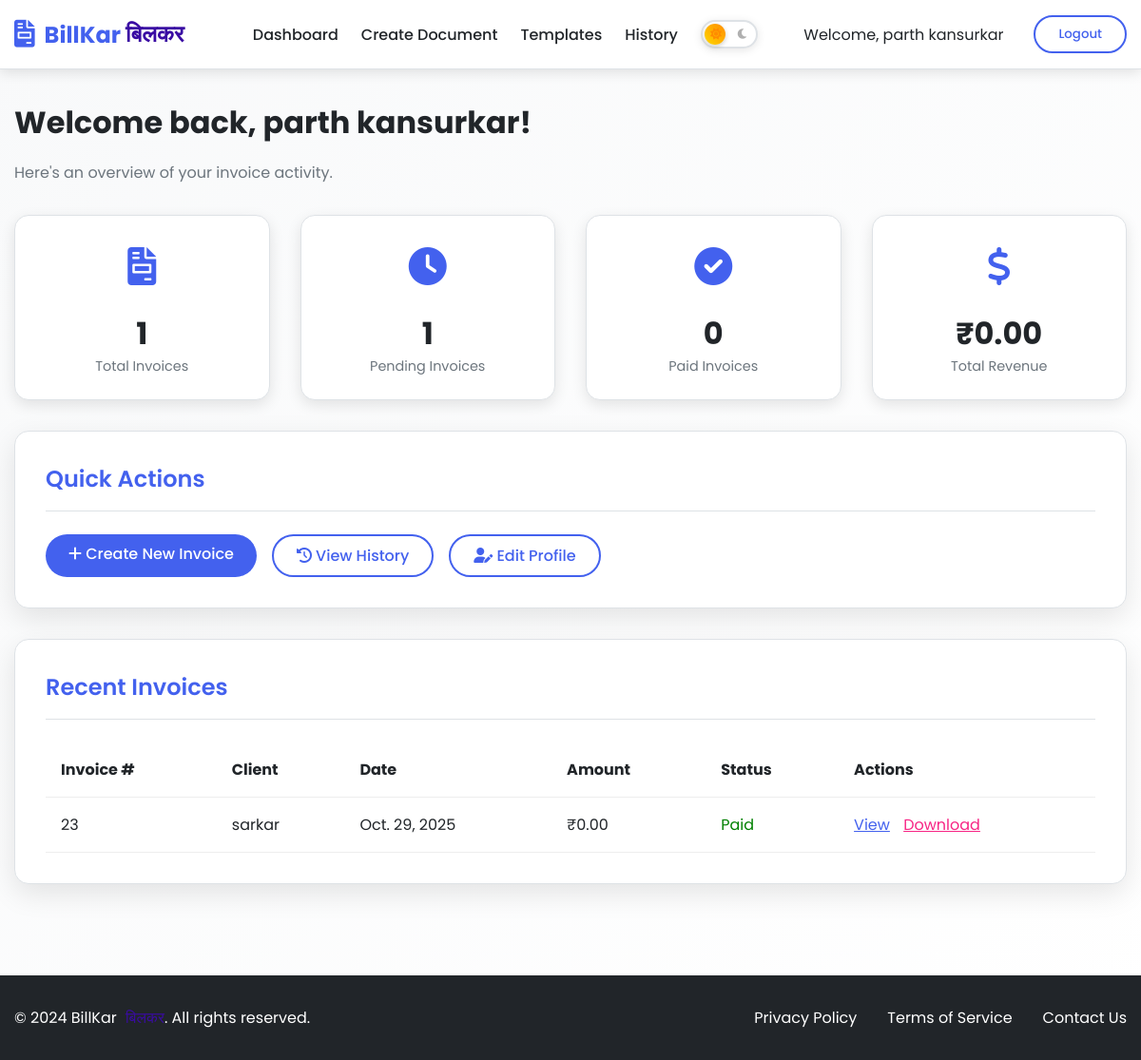
The page /dashboard/ (signed in) on the database its author committed.
### invoice_app/models.py (models this page shows, shortened)
class UserProfile(models.Model):
    user = models.OneToOneField(User, on_delete=models.CASCADE)
    company_name = models.CharField(max_length=255)
    pan_number = models.CharField(max_length=20)
    gst_number = models.CharField(max_length=50, blank=True, null=True)
    phone = models.CharField(max_length=15)
    address = models.TextField()
    logo = models.ImageField(upload_to='company_logos/', blank=True, null=True)
    website = models.URLField(blank=True, null=True)

class Invoice(models.Model):
    user = models.ForeignKey(User, on_delete=models.CASCADE)
    invoice_number = models.CharField(max_length=50)
    date = models.DateField()
    client_name = models.CharField(max_length=255)
    client_email = models.EmailField(blank=True, null=True)
    client_phone = models.CharField(max_length=15, blank=True, null=True)
    client_address = models.TextField(blank=True, null=True)
    subtotal = models.DecimalField(max_digits=10, decimal_places=2, default=0)
    tax_rate = models.DecimalField(max_digits=5, decimal_places=2, default=0)
    tax_amount = models.DecimalField(max_digits=10, decimal_places=2, default=0)
    total = models.DecimalField(max_digits=10, decimal_places=2, default=0)
    notes = models.TextField(blank=True, null=True)
    template_id = models.IntegerField(default=1)
    document_type = models.CharField(max_length=20, choices=[('invoice', 'Invoice'), ('quotation', 'Quotation')], default='invoice')
    created_at = models.DateTimeField(auto_now_add=True)

### invoice_app/views.py (the view)
# urls.py: path('dashboard/', views.dashboard, name='dashboard'),
@login_required
def dashboard(request):
    try:
        profile = UserProfile.objects.get(user=request.user)
    except UserProfile.DoesNotExist:
        profile = UserProfile.objects.create(
            user=request.user,
            company_name="Your Company",
            phone="Not provided",
            address="Not provided",
            pan_number="Not provided"
        )
        messages.info(request, 'Please complete your business profile setup.')
        return redirect('profile_setup')
    if not profile.company_name or profile.company_name == "Your Company" or not profile.phone or profile.phone == "Not provided":
        messages.info(request, 'Please complete your business profile setup.')
        return redirect('profile_setup')
    try:
        total_invoices = Invoice.objects.filter(user=request.user).count()
        invoices = Invoice.objects.filter(user=request.user).order_by('-created_at')[:5]
        total_revenue = sum([invoice.total for invoice in Invoice.objects.filter(user=request.user)]) if invoices else 0
    except:
        total_invoices = 0
        invoices = []
        total_revenue = 0
    pending_invoices = total_invoices  # Placeholder
    paid_invoices = 0  # Placeholder
    return render(request, 'dashboard.html', {
        'user_profile': profile,
        'invoices': invoices,
        'total_invoices': total_invoices,
        'pending_invoices': pending_invoices,
        'paid_invoices': paid_invoices,
        'total_revenue': total_revenue
    })

### invoice_app/templates/dashboard.html (shortened to what this page needs)
{% extends 'base.html' %}
{% block content %}
<div class="fade-in">
    <h1 style="margin-bottom: 1rem;">
        Welcome back,
        {% if user_profile.company_name %}
            {{ user_profile.company_name }}!
        {% else %}
            {{ user.username }}!
        {% endif %}
    </h1>
    <p style="color: var(--gray); margin-bottom: 2rem;">Here's an overview of your invoice activity.</p>
    <div class="dashboard-cards">
        <div class="stat-card">
            <div class="stat-icon">
                <i class="fas fa-file-invoice"></i>
            </div>
            <div class="stat-number">{{ total_invoices }}</div>
            <div class="stat-label">Total Invoices</div>
        </div>
        <div class="stat-card">
            <div class="stat-icon">
                <i class="fas fa-clock"></i>
            </div>
            <div class="stat-number">{{ pending_invoices }}</div>
            <div class="stat-label">Pending Invoices</div>
        </div>
        <div class="stat-card">
            <div class="stat-icon">
                <i class="fas fa-check-circle"></i>
            </div>
            <div class="stat-number">{{ paid_invoices }}</div>
            <div class="stat-label">Paid Invoices</div>
        </div>
        <div class="stat-card">
            <div class="stat-icon">
                <i class="fas fa-dollar-sign"></i>
            </div>
            <div class="stat-number">₹{{ total_revenue|floatformat:2 }}</div>
            <div class="stat-label">Total Revenue</div>
        </div>
    </div>
    <div class="card" style="margin-top: 2rem;">
        <div class="card-header">
            <h2 class="card-title">Quick Actions</h2>
        </div>
        <div style="display: flex; gap: 1rem; flex-wrap: wrap;">
            <a href="{% url 'document_choice' %}" class="btn btn-primary">
                <i class="fas fa-plus"></i> Create New Invoice
            </a>
            <a href="#" class="btn btn-outline">
                <i class="fas fa-history"></i> View History
            </a>
            <a href="{% url 'profile_setup' %}" class="btn btn-outline">
                <i class="fas fa-user-edit"></i> Edit Profile
            </a>
        </div>
    </div>
    <div class="card" style="margin-top: 2rem;">
        <div class="card-header">
            <h2 class="card-title">Recent Invoices</h2>
        </div>
        <div style="overflow-x: auto;">
            <table style="width: 100%; border-collapse: collapse;">
                <thead>
                    <tr style="border-bottom: 1px solid #eee;">
                        <th style="padding: 1rem; text-align: left;">Invoice #</th>
                        <th style="padding: 1rem; text-align: left;">Client</th>
                        <th style="padding: 1rem; text-align: left;">Date</th>
                        <th style="padding: 1rem; text-align: left;">Amount</th>
                        <th style="padding: 1rem; text-align: left;">Status</th>
                        <th style="padding: 1rem; text-align: left;">Actions</th>
                    </tr>
                </thead>
                <tbody>
                    {% for invoice in invoices %}
                    <tr style="border-bottom: 1px solid #eee;">
                        <td style="padding: 1rem;">{{ invoice.invoice_number }}</td>
                        <td style="padding: 1rem;">{{ invoice.client_name }}</td>
                        <td style="padding: 1rem;">{{ invoice.date }}</td>
                        <td style="padding: 1rem;">₹{{ invoice.total }}</td>
                        <td style="padding: 1rem;"><span style="color: green;">Paid</span></td>
                        <td style="padding: 1rem;">
                            <a href="#" style="color: var(--primary); margin-right: 10px;">View</a>
                            <a href="#" style="color: var(--warning);">Download</a>
                        </td>
                    </tr>
                    {% empty %}
                    <tr>
                        <td colspan="6" style="padding: 2rem; text-align: center; color: var(--gray);">
                            No invoices created yet. <a href="{% url 'document_choice' %}">Create your first invoice!</a>
                        </td>
                    </tr>
                    {% endfor %}
                </tbody>
            </table>
        </div>
    </div>
</div>
{% endblock %}

### invoice_app/templates/base.html (shortened to what this page needs)
<!DOCTYPE html>
<html lang="en">
<head>
    <link rel="stylesheet" href="https://cdnjs.cloudflare.com/ajax/libs/font-awesome/6.0.0/css/all.min.css">
</head>
<body data-theme="light">
    <header>
        <div class="container">
            <nav class="navbar">
                <a href="{% url 'landing' %}" class="logo">
                    <i class="fas fa-file-invoice"></i>
                    BillKar <span class="hindi-text">बिलकर</span>
                </a>
                <ul class="nav-links">
                    {% if user.is_authenticated %}
                        <li><a href="{% url 'dashboard' %}">Dashboard</a></li>
                        <li><a href="{% url 'document_choice' %}">Create Document</a></li>
                        <li><a href="{% url 'template_selection' %}">Templates</a></li>
                        <li><a href="#">History</a></li>
                    {% else %}
                        <li><a href="{% url 'login' %}">Login</a></li>
                        <li><a href="{% url 'register' %}">Sign Up</a></li>
                        <li><a href="#features">Features</a></li>
                        <li><a href="#about">About</a></li>
                    {% endif %}
                    <li class="theme-toggle-container">
                        <div class="theme-toggle" id="themeToggle">
                            <div class="theme-toggle-icons">
                                <i class="fas fa-sun sun"></i>
                                <i class="fas fa-moon moon"></i>
                            </div>
                        </div>
                    </li>
                </ul>
                <div class="auth-buttons">
                    {% if user.is_authenticated %}
                        {% if user.userprofile.company_name %}
                            <span style="margin-right: 1rem;">Welcome, {{ user.userprofile.company_name }}</span>
                        {% else %}
                            <span style="margin-right: 1rem;">Welcome, {{ user.username }}</span>
                        {% endif %}
                        <form method="POST" action="{% url 'logout' %}" style="display: inline;">
                            <button type="submit" class="btn btn-outline">Logout</button>
                        </form>
                    {% else %}
                        <a href="{% url 'login' %}" class="btn btn-outline">Login</a>
                        <a href="{% url 'register' %}" class="btn btn-primary">Sign Up</a>
                    {% endif %}
                </div>
            </nav>
        </div>
    </header>
    <main>
        <div class="container">
            {% block content %}
            {% endblock %}
        </div>
    </main>
    <footer>
        <div class="container">
            <div class="footer-content">
                <p>&copy; 2024 BillKar <span class="hindi-text">बिलकर</span>. All rights reserved.</p>
                <div class="footer-links">
                    <a href="#">Privacy Policy</a>
                    <a href="#">Terms of Service</a>
                    <a href="#">Contact Us</a>
                </div>
            </div>
        </div>
    </footer>
</body>
</html>

### rows shown on the page
UserProfile: company_name "parth kansurkar"
Invoice: invoice_number "23", client_name "sarkar", date "Oct. 29, 2025", total "0.00"

### other values the page prints
{{ user.userprofile.company_name }} "parth kansurkar"
{{ total_invoices }} "1"
{{ pending_invoices }} "1"
{{ paid_invoices }} "0"
{{ total_revenue|floatformat:2 }} "0.00"
